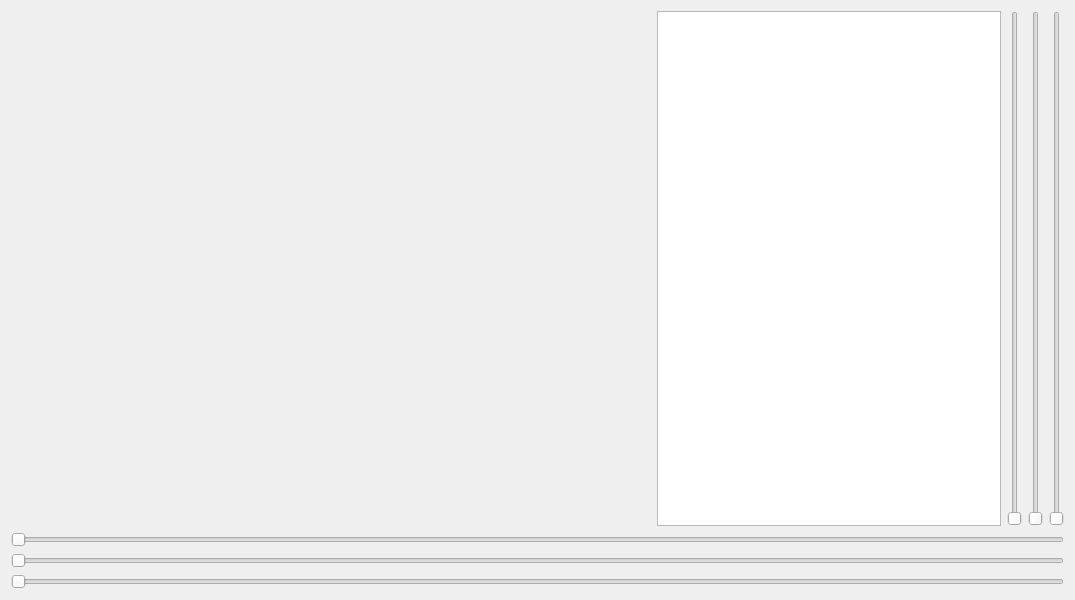
<?xml version="1.0" encoding="UTF-8"?>
<ui version="4.0">
 <class>Window</class>
 <widget class="QWidget" name="Window">
  <property name="geometry">
   <rect>
    <x>0</x>
    <y>0</y>
    <width>1075</width>
    <height>600</height>
   </rect>
  </property>
  <property name="windowTitle">
   <string>Window</string>
  </property>
  <layout class="QGridLayout" name="gridLayout">
   <item row="0" column="0">
    <layout class="QHBoxLayout" name="horizontalLayout">
     <item>
      <widget class="MyGLWidget" name="myGLWidget" native="true">
       <property name="minimumSize">
        <size>
         <width>640</width>
         <height>480</height>
        </size>
       </property>
      </widget>
     </item>
     <item>
      <widget class="QTableWidget" name="tableWidget_material">
       <property name="minimumSize">
        <size>
         <width>200</width>
         <height>480</height>
        </size>
       </property>
      </widget>
     </item>
     <item>
      <widget class="QSlider" name="verticalSlider">
       <property name="orientation">
        <enum>Qt::Vertical</enum>
       </property>
      </widget>
     </item>
     <item>
      <widget class="QSlider" name="verticalSlider_2">
       <property name="orientation">
        <enum>Qt::Vertical</enum>
       </property>
      </widget>
     </item>
     <item>
      <widget class="QSlider" name="verticalSlider_3">
       <property name="orientation">
        <enum>Qt::Vertical</enum>
       </property>
      </widget>
     </item>
    </layout>
   </item>
   <item row="1" column="0">
    <widget class="QSlider" name="rotXSlider">
     <property name="orientation">
      <enum>Qt::Horizontal</enum>
     </property>
    </widget>
   </item>
   <item row="2" column="0">
    <widget class="QSlider" name="rotYSlider">
     <property name="orientation">
      <enum>Qt::Horizontal</enum>
     </property>
    </widget>
   </item>
   <item row="3" column="0">
    <widget class="QSlider" name="rotZSlider">
     <property name="orientation">
      <enum>Qt::Horizontal</enum>
     </property>
    </widget>
   </item>
  </layout>
 </widget>
 <customwidgets>
  <customwidget>
   <class>MyGLWidget</class>
   <extends>QWidget</extends>
   <header>myglwidget.h</header>
   <container>1</container>
   <slots>
    <slot>setXRotation(int)</slot>
    <slot>setZRotation(int)</slot>
    <slot>setYRotation(int)</slot>
   </slots>
  </customwidget>
 </customwidgets>
 <resources/>
 <connections/>
</ui>
